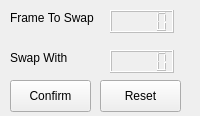
<?xml version="1.0" encoding="UTF-8"?>
<ui version="4.0">
 <class>order</class>
 <widget class="QMainWindow" name="order">
  <property name="geometry">
   <rect>
    <x>0</x>
    <y>0</y>
    <width>200</width>
    <height>116</height>
   </rect>
  </property>
  <property name="windowTitle">
   <string>MainWindow</string>
  </property>
  <widget class="QWidget" name="centralwidget">
   <widget class="QLabel" name="LCDLabel">
    <property name="geometry">
     <rect>
      <x>10</x>
      <y>10</y>
      <width>91</width>
      <height>16</height>
     </rect>
    </property>
    <property name="text">
     <string>Frame To Swap</string>
    </property>
   </widget>
   <widget class="QLabel" name="LCD2Label">
    <property name="geometry">
     <rect>
      <x>10</x>
      <y>50</y>
      <width>71</width>
      <height>16</height>
     </rect>
    </property>
    <property name="text">
     <string>Swap With</string>
    </property>
   </widget>
   <widget class="QPushButton" name="confirmButton">
    <property name="geometry">
     <rect>
      <x>10</x>
      <y>80</y>
      <width>81</width>
      <height>32</height>
     </rect>
    </property>
    <property name="text">
     <string>Confirm</string>
    </property>
   </widget>
   <widget class="QLCDNumber" name="LCD">
    <property name="enabled">
     <bool>false</bool>
    </property>
    <property name="geometry">
     <rect>
      <x>110</x>
      <y>10</y>
      <width>64</width>
      <height>23</height>
     </rect>
    </property>
    <property name="font">
     <font>
      <family>Arial Black</family>
     </font>
    </property>
   </widget>
   <widget class="QLCDNumber" name="LCD2">
    <property name="enabled">
     <bool>false</bool>
    </property>
    <property name="geometry">
     <rect>
      <x>110</x>
      <y>50</y>
      <width>64</width>
      <height>23</height>
     </rect>
    </property>
   </widget>
   <widget class="QPushButton" name="resetButton">
    <property name="geometry">
     <rect>
      <x>100</x>
      <y>80</y>
      <width>81</width>
      <height>32</height>
     </rect>
    </property>
    <property name="text">
     <string>Reset</string>
    </property>
   </widget>
  </widget>
 </widget>
 <resources/>
 <connections/>
</ui>
